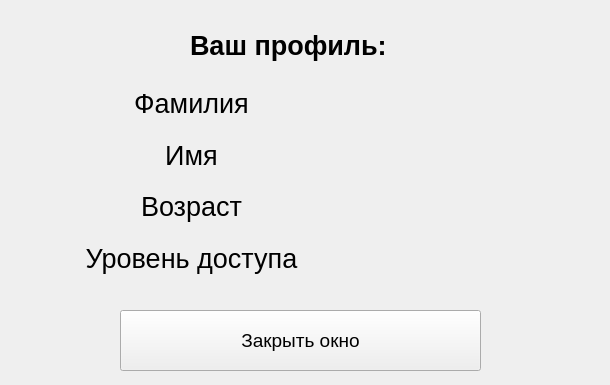
<?xml version="1.0" encoding="UTF-8"?>
<ui version="4.0">
 <class>Form</class>
 <widget class="QWidget" name="Form">
  <property name="geometry">
   <rect>
    <x>0</x>
    <y>0</y>
    <width>610</width>
    <height>385</height>
   </rect>
  </property>
  <property name="windowTitle">
   <string>Профиль</string>
  </property>
  <widget class="QLabel" name="label_6">
   <property name="geometry">
    <rect>
     <x>190</x>
     <y>30</y>
     <width>211</width>
     <height>31</height>
    </rect>
   </property>
   <property name="font">
    <font>
     <pointsize>20</pointsize>
     <weight>75</weight>
     <bold>true</bold>
    </font>
   </property>
   <property name="text">
    <string>Ваш профиль:</string>
   </property>
  </widget>
  <widget class="QWidget" name="verticalLayoutWidget">
   <property name="geometry">
    <rect>
     <x>40</x>
     <y>80</y>
     <width>611</width>
     <height>201</height>
    </rect>
   </property>
   <layout class="QVBoxLayout" name="verticalLayout">
    <item>
     <layout class="QHBoxLayout" name="horizontalLayout_2">
      <item>
       <widget class="QLabel" name="label_2">
        <property name="font">
         <font>
          <pointsize>20</pointsize>
         </font>
        </property>
        <property name="text">
         <string>Фамилия</string>
        </property>
        <property name="alignment">
         <set>Qt::AlignCenter</set>
        </property>
       </widget>
      </item>
      <item>
       <widget class="QLabel" name="lastName_label">
        <property name="font">
         <font>
          <pointsize>16</pointsize>
         </font>
        </property>
        <property name="text">
         <string/>
        </property>
       </widget>
      </item>
     </layout>
    </item>
    <item>
     <layout class="QHBoxLayout" name="horizontalLayout">
      <item>
       <widget class="QLabel" name="label">
        <property name="font">
         <font>
          <pointsize>20</pointsize>
         </font>
        </property>
        <property name="text">
         <string>Имя</string>
        </property>
        <property name="alignment">
         <set>Qt::AlignCenter</set>
        </property>
       </widget>
      </item>
      <item>
       <widget class="QLabel" name="name_label">
        <property name="font">
         <font>
          <pointsize>16</pointsize>
         </font>
        </property>
        <property name="text">
         <string/>
        </property>
        <property name="alignment">
         <set>Qt::AlignLeading|Qt::AlignLeft|Qt::AlignVCenter</set>
        </property>
       </widget>
      </item>
     </layout>
    </item>
    <item>
     <layout class="QHBoxLayout" name="horizontalLayout_4">
      <item>
       <widget class="QLabel" name="label_5">
        <property name="font">
         <font>
          <pointsize>20</pointsize>
         </font>
        </property>
        <property name="text">
         <string>Возраст</string>
        </property>
        <property name="alignment">
         <set>Qt::AlignCenter</set>
        </property>
       </widget>
      </item>
      <item>
       <widget class="QLabel" name="age_label">
        <property name="font">
         <font>
          <pointsize>16</pointsize>
         </font>
        </property>
        <property name="text">
         <string/>
        </property>
       </widget>
      </item>
     </layout>
    </item>
    <item>
     <layout class="QHBoxLayout" name="horizontalLayout_3">
      <item>
       <widget class="QLabel" name="label_3">
        <property name="font">
         <font>
          <pointsize>20</pointsize>
         </font>
        </property>
        <property name="text">
         <string>Уровень доступа</string>
        </property>
        <property name="alignment">
         <set>Qt::AlignCenter</set>
        </property>
       </widget>
      </item>
      <item>
       <widget class="QLabel" name="level_label">
        <property name="font">
         <font>
          <pointsize>16</pointsize>
         </font>
        </property>
        <property name="text">
         <string/>
        </property>
       </widget>
      </item>
     </layout>
    </item>
   </layout>
  </widget>
  <widget class="QPushButton" name="close_button">
   <property name="geometry">
    <rect>
     <x>120</x>
     <y>310</y>
     <width>361</width>
     <height>61</height>
    </rect>
   </property>
   <property name="font">
    <font>
     <pointsize>14</pointsize>
    </font>
   </property>
   <property name="text">
    <string>Закрыть окно</string>
   </property>
  </widget>
 </widget>
 <resources/>
 <connections/>
</ui>
